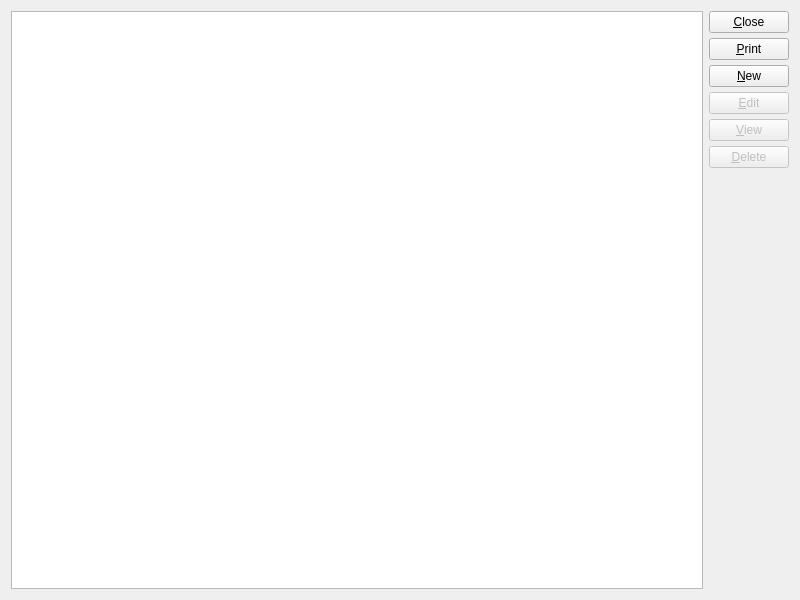
<?xml version="1.0" encoding="UTF-8"?>
<ui version="4.0">
 <class>retailSites</class>
 <widget class="QWidget" name="retailSites">
  <property name="geometry">
   <rect>
    <x>0</x>
    <y>0</y>
    <width>800</width>
    <height>600</height>
   </rect>
  </property>
  <property name="windowTitle">
   <string>Retail Sites</string>
  </property>
  <property name="schemaName" stdset="0">
   <string>xtpos</string>
  </property>
  <property name="tableName" stdset="0">
   <string>api_retailsite</string>
  </property>
  <property name="primaryKeyColumns" stdset="0">
   <number>1</number>
  </property>
  <property name="screenTitle" stdset="0">
   <string/>
  </property>
  <layout class="QGridLayout" name="gridLayout">
   <item row="0" column="0">
    <widget class="XTreeView" name="_sites">
     <property name="schemaName">
      <string>xtpos</string>
     </property>
     <property name="tableName">
      <string>api_retailsite</string>
     </property>
    </widget>
   </item>
   <item row="0" column="1">
    <layout class="QVBoxLayout">
     <property name="spacing">
      <number>0</number>
     </property>
     <item>
      <layout class="QVBoxLayout">
       <property name="spacing">
        <number>5</number>
       </property>
       <item>
        <layout class="QVBoxLayout">
         <item>
          <widget class="QPushButton" name="_close">
           <property name="text">
            <string>&amp;Close</string>
           </property>
          </widget>
         </item>
         <item>
          <widget class="QPushButton" name="_print">
           <property name="text">
            <string>&amp;Print</string>
           </property>
          </widget>
         </item>
        </layout>
       </item>
       <item>
        <layout class="QVBoxLayout">
         <item>
          <widget class="QPushButton" name="_new">
           <property name="text">
            <string>&amp;New</string>
           </property>
          </widget>
         </item>
         <item>
          <widget class="QPushButton" name="_edit">
           <property name="enabled">
            <bool>false</bool>
           </property>
           <property name="text">
            <string>&amp;Edit</string>
           </property>
          </widget>
         </item>
         <item>
          <widget class="QPushButton" name="_view">
           <property name="enabled">
            <bool>false</bool>
           </property>
           <property name="text">
            <string>&amp;View</string>
           </property>
          </widget>
         </item>
         <item>
          <widget class="QPushButton" name="_delete">
           <property name="enabled">
            <bool>false</bool>
           </property>
           <property name="text">
            <string>&amp;Delete</string>
           </property>
          </widget>
         </item>
        </layout>
       </item>
      </layout>
     </item>
     <item>
      <spacer>
       <property name="orientation">
        <enum>Qt::Vertical</enum>
       </property>
       <property name="sizeType">
        <enum>QSizePolicy::Expanding</enum>
       </property>
       <property name="sizeHint" stdset="0">
        <size>
         <width>20</width>
         <height>20</height>
        </size>
       </property>
      </spacer>
     </item>
    </layout>
   </item>
  </layout>
 </widget>
 <customwidgets>
  <customwidget>
   <class>XTreeView</class>
   <extends>QTreeView</extends>
   <header>xtreeview.h</header>
  </customwidget>
 </customwidgets>
 <resources/>
 <connections>
  <connection>
   <sender>_sites</sender>
   <signal>valid(bool)</signal>
   <receiver>_edit</receiver>
   <slot>setEnabled(bool)</slot>
   <hints>
    <hint type="sourcelabel">
     <x>482</x>
     <y>126</y>
    </hint>
    <hint type="destinationlabel">
     <x>512</x>
     <y>124</y>
    </hint>
   </hints>
  </connection>
  <connection>
   <sender>_sites</sender>
   <signal>valid(bool)</signal>
   <receiver>_view</receiver>
   <slot>setEnabled(bool)</slot>
   <hints>
    <hint type="sourcelabel">
     <x>482</x>
     <y>160</y>
    </hint>
    <hint type="destinationlabel">
     <x>539</x>
     <y>149</y>
    </hint>
   </hints>
  </connection>
  <connection>
   <sender>_sites</sender>
   <signal>valid(bool)</signal>
   <receiver>_delete</receiver>
   <slot>setEnabled(bool)</slot>
   <hints>
    <hint type="sourcelabel">
     <x>482</x>
     <y>183</y>
    </hint>
    <hint type="destinationlabel">
     <x>500</x>
     <y>178</y>
    </hint>
   </hints>
  </connection>
  <connection>
   <sender>_sites</sender>
   <signal>doubleClicked(QModelIndex)</signal>
   <receiver>_edit</receiver>
   <slot>animateClick()</slot>
   <hints>
    <hint type="sourcelabel">
     <x>387</x>
     <y>131</y>
    </hint>
    <hint type="destinationlabel">
     <x>542</x>
     <y>131</y>
    </hint>
   </hints>
  </connection>
 </connections>
</ui>
